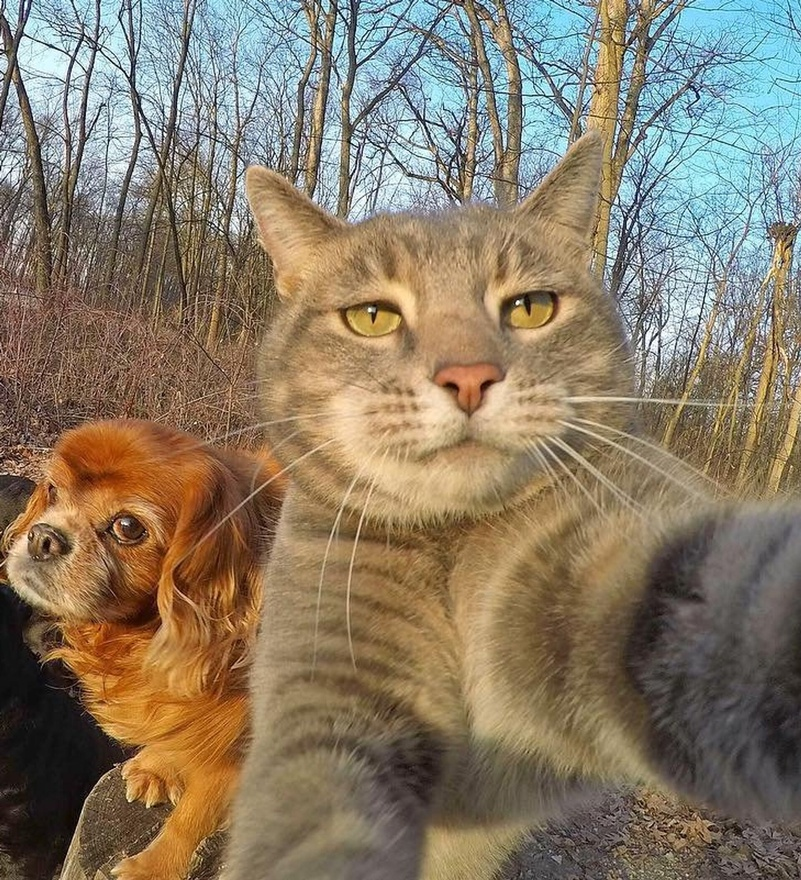
#> input picture cat_self.jpg, 801 x 880 px, shrunk from 1920 x 2109 before the run
$ python -i opening.py   (imports and definitions only)
#> lines starting #> are read from the running program, lines starting #| are printed output that depends on the picture; after the words box and inside, x2 and y2 are one past the last pixel; in counts of white or black regions, pixels touching at a corner belong together
#> further down, picture is the input picture: shape (880, 801, 3); mean B, G, R 102.3, 122.5, 135.8
import cv2
import numpy as np
import matplotlib.pyplot as plt


def opening_algorithm(image):
    gray_image = cv2.cvtColor(image, cv2.COLOR_BGR2GRAY)
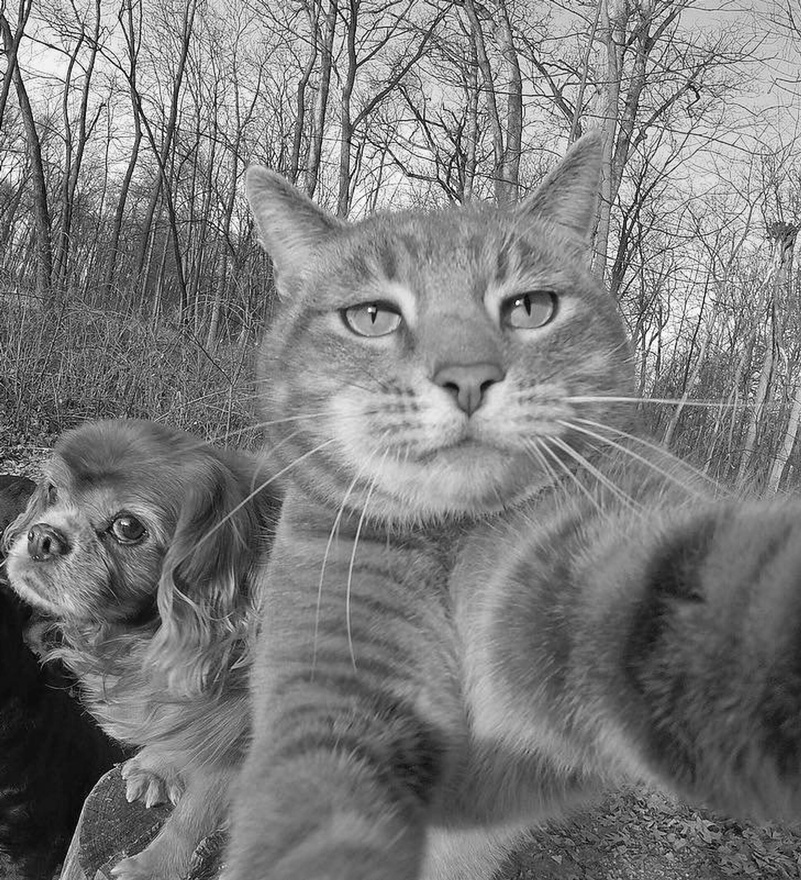
#> gray_image: shape (880, 801); min 0, max 255, mean 124.2
    ret, thresh = cv2.threshold(gray_image, 0, 255, cv2.THRESH_BINARY_INV + cv2.THRESH_OTSU)
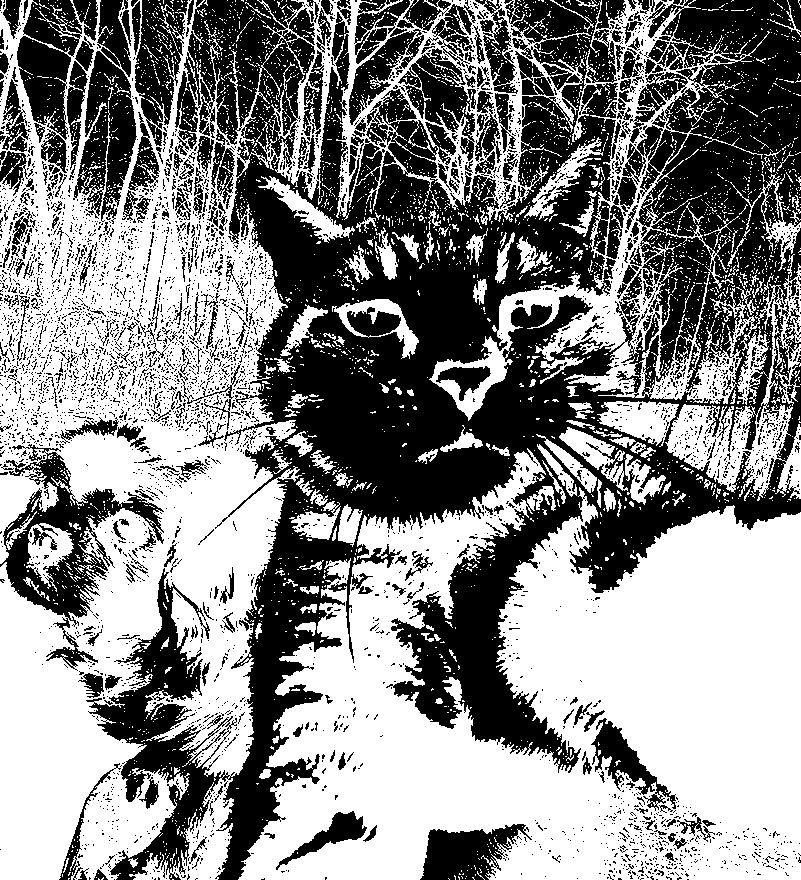
#> thresh: shape (880, 801); 53.9% white; 4615 black regions (4280 under 20 px), largest, box (x1, y1, x2, y2) and area: (86, 0, 801, 880) 233655, (0, 444, 164, 671) 9521, (73, 51, 137, 224) 5736
#> ret = 127

    kernel = np.ones((3, 3), np.uint8)
    opening = cv2.morphologyEx(thresh, cv2.MORPH_OPEN, kernel)
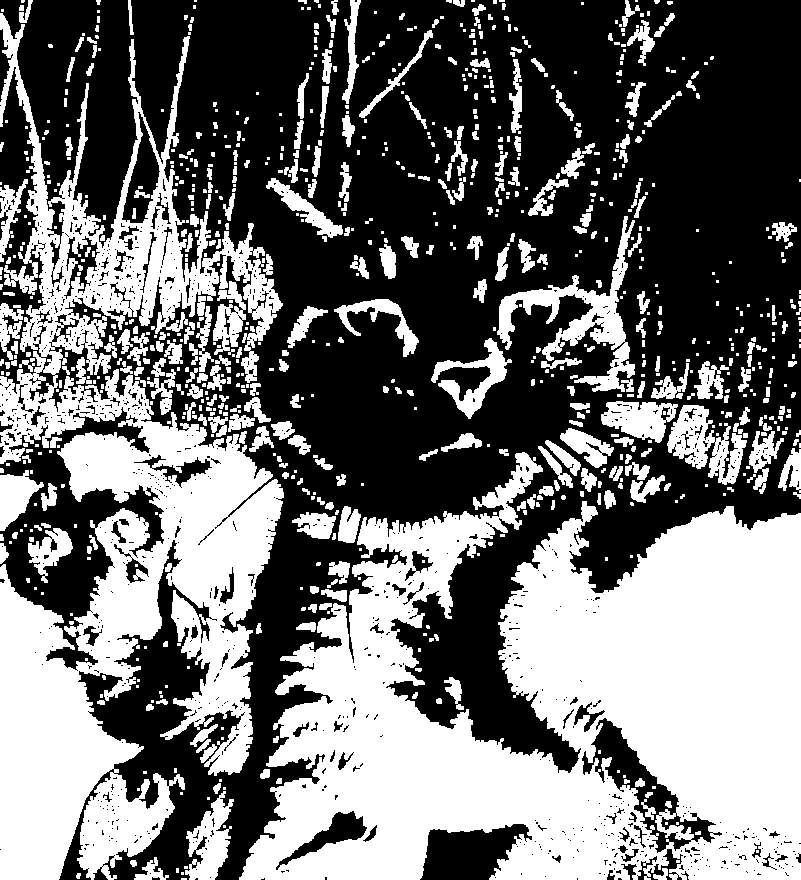
#> opening: shape (880, 801); 43.7% white; 898 white regions (495 under 20 px), largest, box (x1, y1, x2, y2) and area: (239, 452, 801, 880) 142466, (0, 13, 284, 880) 100168, (497, 216, 635, 392) 5674

    return opening

def opening_edges(image):
    opening = opening_algorithm(image.copy())
    edges = cv2.Canny(opening, 100, 200)
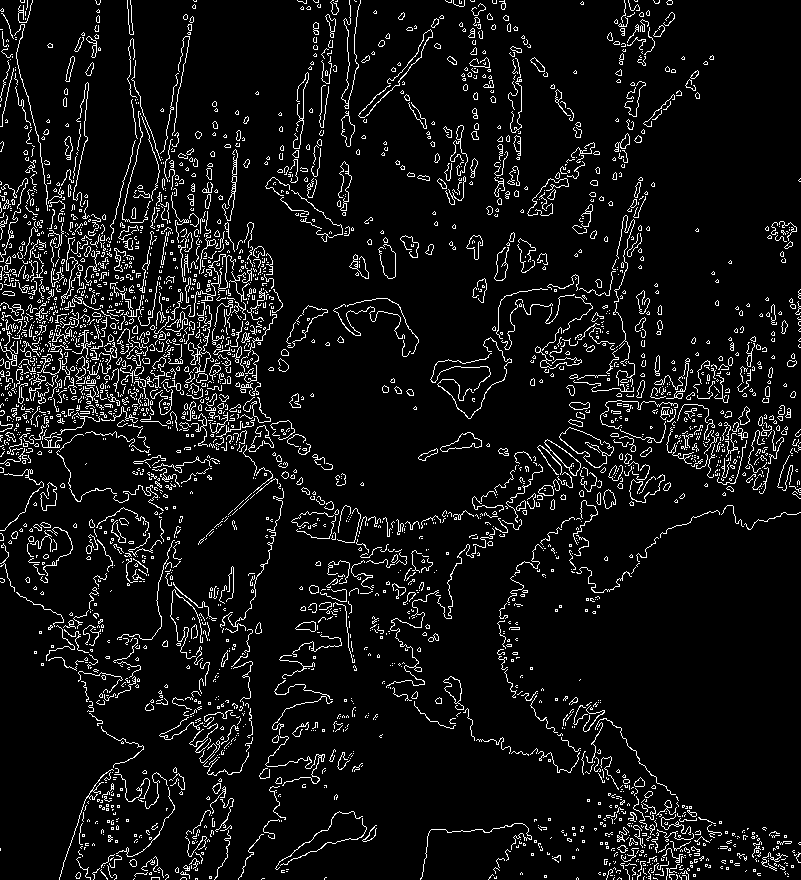
#> edges: shape (880, 801); 7.3% white in thin lines or dots
    return edges

>>> import cv2
>>> picture = cv2.imread('cat_self.jpg')
>>> result = opening_edges(picture)
